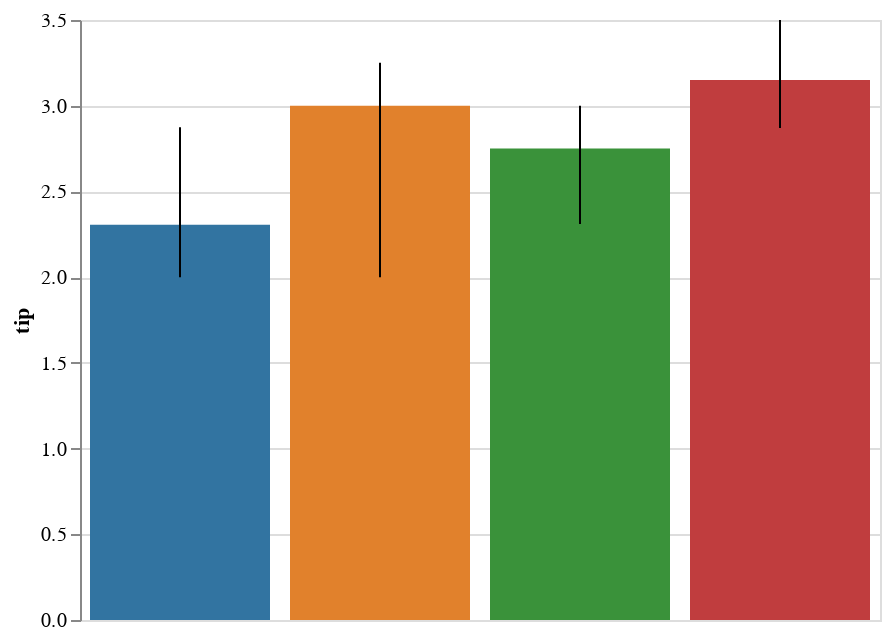

The notebook cell this image was saved under:
### Code cell
from numpy import median
display(salt.barplot(x="day", y="tip", data=tips, estimator=median))
ax = sns.barplot(x="day", y="tip", data=tips, estimator=median)

### Figure 1 — Vega-Lite specification as saved in the notebook (floating-point values rounded to 4 significant figures)
{"$schema": "https://vega.github.io/schema/vega-lite/v2.4.1.json", "config": {"view": {"height": 300, "width": 400}}, "data": {"values": [{"c": "rgb(49.62499999999999, 115.62499999999996, 161.37500000000003)", "ci0": 2, "ci1": 2.875, "day": "Thur", "tip": 2.305}, {"c": "rgb(224.87499999999997, 128.875, 44.12500000000004)", "ci0": 2, "ci1": 3.25, "day": "Fri", "tip": 3}, {"c": "rgb(58.49999999999999, 145.50000000000003, 58.49999999999999)", "ci0": 2.31, "ci1": 3, "day": "Sat", "tip": 2.75}, {"c": "rgb(192.125, 60.87500000000001, 61.62499999999999)", "ci0": 2.87, "ci1": 3.5, "day": "Sun", "tip": 3.15}]}, "layer": [{"encoding": {"color": {"field": "c", "scale": null, "type": "nominal"}, "x": {"axis": {"title": "day"}, "field": "day", "sort": null, "type": "nominal"}, "y": {"axis": {"title": "tip"}, "field": "tip", "type": "quantitative"}}, "mark": "bar", "selection": {"selector005": {"bind": "scales", "encodings": ["x", "y"], "mark": {"fill": "#333", "fillOpacity": 0.125, "stroke": "white"}, "on": "[mousedown, window:mouseup] > window:mousemove!", "resolve": "global", "translate": "[mousedown, window:mouseup] > window:mousemove!", "type": "interval", "zoom": "wheel!"}}}, {"encoding": {"x": {"axis": null, "field": "day", "sort": null, "type": "nominal"}, "y": {"field": "ci0", "type": "quantitative"}, "y2": {"field": "ci1", "type": "quantitative"}}, "mark": "rule"}]}
